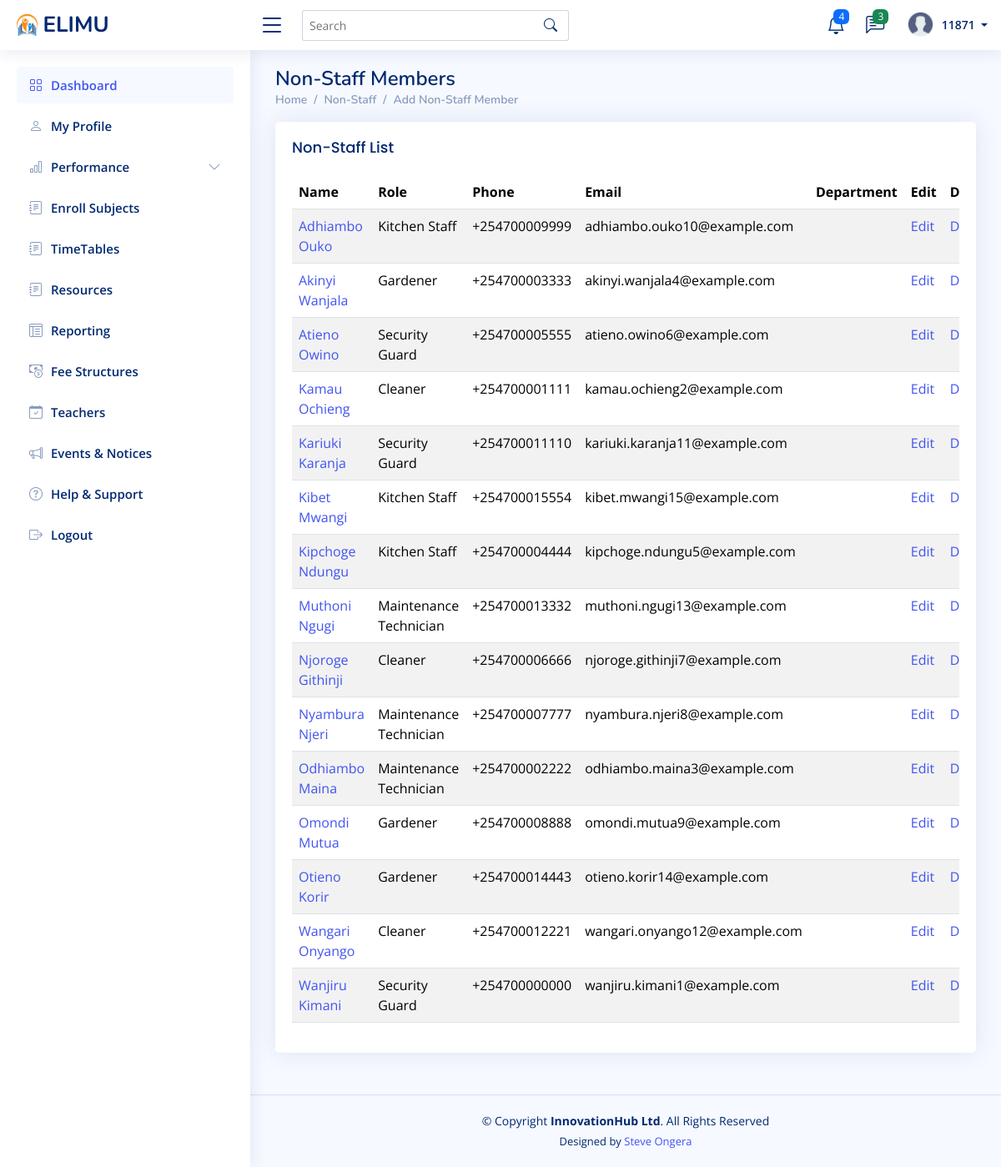
/nonstaff/ (signed in), run on the app's committed database.
### myapp/models.py (models this page shows, shortened)
class NonStaff(models.Model):
    id_number = models.CharField(max_length=20, unique=True)
    first_name = models.CharField(max_length=100)
    last_name = models.CharField(max_length=100)
    email = models.EmailField(unique=True)
    phone = models.CharField(max_length=15, unique=True)
    address = models.TextField(null=True, blank=True)
    date_of_birth = models.DateField(null=True, blank=True)
    gender = models.CharField(max_length=10, choices=[('M', 'Male'), ('F', 'Female')], null=True, blank=True)
    nationality = models.CharField(max_length=50, null=True, blank=True)
    role = models.CharField(max_length=100, null=True, blank=True)
    hire_date = models.DateField(null=True, blank=True)
    salary = models.DecimalField(max_digits=10, decimal_places=2, null=True, blank=True)
    profile_image = models.ImageField(upload_to="nonstaff_profiles/", default="profile.png", null=True, blank=True)
    emergency_contact_name = models.CharField(max_length=100, null=True, blank=True)
    emergency_contact_phone = models.CharField(max_length=15, null=True, blank=True)
    emergency_contact_relationship = models.CharField(max_length=50, null=True, blank=True)
    created_at = models.DateTimeField(auto_now_add=True)
    updated_at = models.DateTimeField(auto_now=True)
    class Meta:
        ordering = ['first_name', 'last_name']

### myapp/views.py (the view)
# urls.py: path('nonstaff/', views.nonstaff_list, name='nonstaff_list'),
@login_required
def nonstaff_list(request):
    nonstaff_members = NonStaff.objects.all()
    return render(request, 'nonstaff/nonstaff_list.html', {'nonstaff_members': nonstaff_members})

### myapp/context_processors.py (called while the page is built)
def unread_messages(request):
    if request.user.is_authenticated:
        messages = Message.objects.filter(receiver=request.user, is_read=False).order_by('-timestamp')
        return {'messages': messages}
    return {'messages': []}

### templates/nonstaff/nonstaff_list.html
{% extends "base/base.html" %}
{% block content %}
<div class="pagetitle">
    <h1>Non-Staff Members</h1>
    <nav>
        <ol class="breadcrumb">
            <li class="breadcrumb-item"><a href="{% url 'admin_dashboard' %}">Home</a></li>
            <li class="breadcrumb-item">Non-Staff</li>
            <li class="breadcrumb-item active"><a href="{% url 'create_nonstaff' %}">Add Non-Staff Member</a></li>
        </ol>
    </nav>
</div>
<section class="section">
    <div class="row">
        <div class="col-lg-12">
            <div class="card">
                <div class="card-body">
                    <h5 class="card-title">Non-Staff List</h5>
                    <div class="table-responsive">
                        <table class="table table-striped datatable">
                            <thead>
                                <tr>
                                    <th>Name</th>
                                    <th>Role</th>
                                    <th>Phone</th>
                                    <th>Email</th>
                                    <th>Department</th>
                                    <th>Edit</th>
                                    <th>Delete</th>
                                </tr>
                            </thead>
                            <tbody>
                                {% for nonstaff in nonstaff_members %}
                                <tr>
                                    <td>
                                        <a href="{% url 'nonstaff_detail' nonstaff.pk %}">
                                            {{ nonstaff.first_name }} {{ nonstaff.last_name }}
                                        </a>
                                    </td>
                                    <td>{{ nonstaff.role }}</td>
                                    <td>{{ nonstaff.phone }}</td>
                                    <td>{{ nonstaff.email }}</td>
                                    <td>{{ nonstaff.department }}</td>
                                    <td><a href="{% url 'update_nonstaff' nonstaff.pk %}">Edit</a></td>
                                    <td><a href="{% url 'delete_nonstaff' nonstaff.pk %}">Delete</a></td>
                                </tr>
                                {% endfor %}
                            </tbody>
                        </table>
                    </div>
                </div>
            </div>
        </div>
    </div>
</section>
{% endblock %}

### templates/base/navbar.html (shortened to what this page needs)
{% load static %}
<header id="header" class="header fixed-top d-flex align-items-center">
    <div class="d-flex align-items-center justify-content-between">
      {% if request.user.is_staff %}
        <a href="{% url 'admin_dashboard'%}" class="logo d-flex align-items-center">
        {% else %}
        <a href="{% url 'student_dashboard'%}" class="logo d-flex align-items-center">
      {% endif %}
        <img src="{% static 'assets/img/logo.png'%}" alt="">
        <span class="d-none d-lg-block">ELIMU</span>
      </a>
      <i class="bi bi-list toggle-sidebar-btn"></i>
    </div>
    <div class="search-bar">
      <form class="search-form d-flex align-items-center" method="POST" action="#">
        <input type="text" name="query" placeholder="Search" title="Enter search keyword">
        <button type="submit" title="Search"><i class="bi bi-search"></i></button>
      </form>
    </div>
    <nav class="header-nav ms-auto">
      <ul class="d-flex align-items-center">
        <li class="nav-item dropdown">
          <a class="nav-link nav-icon" href="#" data-bs-toggle="dropdown">
            <i class="bi bi-bell"></i>
            <span class="badge bg-primary badge-number">4</span>
          </a>
            </li>
          </ul>
        <li class="nav-item dropdown">
          <a class="nav-link nav-icon" href="#" data-bs-toggle="dropdown">
            <i class="bi bi-chat-left-text"></i>
            <span class="badge bg-success badge-number">3</span>
          </a>
        </li>
        <li class="nav-item dropdown pe-3">
          <a class="nav-link nav-profile d-flex align-items-center pe-0" href="#" data-bs-toggle="dropdown">
            <img src="{% static 'assets/img/profile.png'%}" alt="Profile" class="rounded-circle">
            <span class="d-none d-md-block dropdown-toggle ps-2">
              {% if user.is_authenticated %}
                   {{ user.username }}
              {% else %}
                  Admin
              {% endif %}
            </span>
          </a>
        </li>
    </nav>
  </header>

### static/assets/css/style.css (style rules this page uses)
:root { scroll-behavior: smooth; }
body { font-family: "Open Sans", sans-serif; background: #f6f9ff; color: #444444; }
a { color: #4154f1; text-decoration: none; }
h1, h2, h3, h4, h5, h6 { font-family: "Nunito", sans-serif; }
.pagetitle { margin-bottom: 10px; }
.pagetitle h1 { font-size: 24px; margin-bottom: 0; font-weight: 600; color: #012970; }
.card { margin-bottom: 30px; border: none; border-radius: 5px; box-shadow: 0px 0 30px rgba(1, 41, 112, 0.1); }
.card-title { padding: 20px 0 15px 0; font-size: 18px; font-weight: 500; color: #012970; font-family: "Poppins", sans-serif; }
.card-body { padding: 0 20px 20px 20px; }
.breadcrumb { font-size: 14px; font-family: "Nunito", sans-serif; color: #899bbd; font-weight: 600; }
.breadcrumb a { color: #899bbd; transition: 0.3s; }
.breadcrumb .breadcrumb-item::before { color: #899bbd; }
.breadcrumb .active { color: #51678f; font-weight: 600; }
.logo { line-height: 1; }
@media (min-width: 1200px) { .logo { width: 280px; } }
.logo img { max-height: 26px; margin-right: 6px; }
.logo span { font-size: 26px; font-weight: 700; color: #012970; font-family: "Nunito", sans-serif; }
.header { transition: all 0.5s; z-index: 997; height: 60px; box-shadow: 0px 2px 20px rgba(1, 41, 112, 0.1); background-color: #fff; padding-left: 20px; }
.header .toggle-sidebar-btn { font-size: 32px; padding-left: 10px; cursor: pointer; color: #012970; }
.header .search-bar { min-width: 360px; padding: 0 20px; }
.header .search-form { width: 100%; }
.header .search-form input { border: 0; font-size: 14px; color: #012970; border: 1px solid rgba(1, 41, 112, 0.2); padding: 7px 38px 7px 8px; border-radius: 3px; transition: 0.3s; width: 100%; }
.header .search-form button { border: 0; padding: 0; margin-left: -30px; background: none; }
.header .search-form button i { color: #012970; }
.header-nav ul { list-style: none; }
.header-nav>ul { margin: 0; padding: 0; }
.header-nav .nav-icon { font-size: 22px; color: #012970; margin-right: 25px; position: relative; }
.header-nav .nav-profile { color: #012970; }
.header-nav .nav-profile img { max-height: 36px; }
.header-nav .nav-profile span { font-size: 14px; font-weight: 600; }
.header-nav .badge-number { position: absolute; inset: -2px -5px auto auto; font-weight: normal; font-size: 12px; padding: 3px 6px; }

### data on the page
NonStaff: first_name "Adhiambo", last_name "Ouko", role "Kitchen Staff", phone "+254700009999", email "adhiambo.ouko10@example.com"
NonStaff: first_name "Akinyi", last_name "Wanjala", role "Gardener", phone "+254700003333", email "akinyi.wanjala4@example.com"
NonStaff: first_name "Atieno", last_name "Owino", role "Security Guard", phone "+254700005555", email "atieno.owino6@example.com"
NonStaff: first_name "Kamau", last_name "Ochieng", role "Cleaner", phone "+254700001111", email "kamau.ochieng2@example.com"
NonStaff: first_name "Kariuki", last_name "Karanja", role "Security Guard", phone "+254700011110", email "kariuki.karanja11@example.com"
NonStaff: first_name "Kibet", last_name "Mwangi", role "Kitchen Staff", phone "+254700015554", email "kibet.mwangi15@example.com"
NonStaff: first_name "Kipchoge", last_name "Ndungu", role "Kitchen Staff", phone "+254700004444", email "kipchoge.ndungu5@example.com"
NonStaff: first_name "Muthoni", last_name "Ngugi", role "Maintenance Technician", phone "+254700013332", email "muthoni.ngugi13@example.com"
NonStaff: first_name "Njoroge", last_name "Githinji", role "Cleaner", phone "+254700006666", email "njoroge.githinji7@example.com"
NonStaff: first_name "Nyambura", last_name "Njeri", role "Maintenance Technician", phone "+254700007777", email "nyambura.njeri8@example.com"
NonStaff: first_name "Odhiambo", last_name "Maina", role "Maintenance Technician", phone "+254700002222", email "odhiambo.maina3@example.com"
NonStaff: first_name "Omondi", last_name "Mutua", role "Gardener", phone "+254700008888", email "omondi.mutua9@example.com"
NonStaff: first_name "Otieno", last_name "Korir", role "Gardener", phone "+254700014443", email "otieno.korir14@example.com"
NonStaff: first_name "Wangari", last_name "Onyango", role "Cleaner", phone "+254700012221", email "wangari.onyango12@example.com"
NonStaff: first_name "Wanjiru", last_name "Kimani", role "Security Guard", phone "+254700000000", email "wanjiru.kimani1@example.com"

### other printed values
{{ user.username }} "11871"
